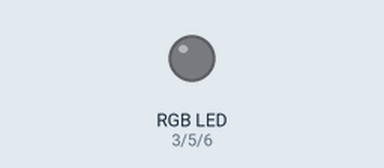
Recording of a sketch running on a simulated Arduino Uno, built with avr-gcc and run on an emulated ATmega328P. Parts: an RGB LED mixed from three pins (HIGH = lit). Dim RGB values are drawn brighter than linear.

Above: at 0.1 s.
At 15.31 s:
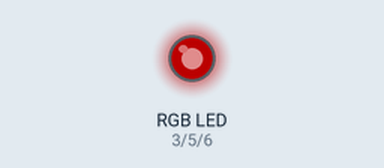
At 31.05 s:
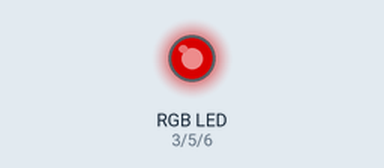
Timing chart, 0 to 40.0 s (numbered marks = the images above):
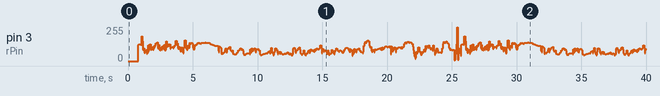

The sketch:

WilssenCandle.ino
```cpp
/*

 This code is in the public domain.

 */

#define ARRAY_SIZE 500  // size of the flicker array
#define SAMPLE_RATE 50  // ms delay for collecting and reproducing the flicker

const int rgain = 255;
const int rPin = 3;
const int gPin = 5;
const int bPin = 6;
int thisPin=0;
byte brightness;
int cp=0;
PROGMEM prog_uchar candleArray[] = {119,123,125,123,120,186,149,83,94,62,62,67,82,53,62,117,75,101,123,82,99,88,107,85,98,119,114,135,133,140,93,122,83,93,80,98,85,111,103,88,120,78,85,149,107,109,125,115,125,91,107,104,106,106,96,107,119,119,152,122,135,96,91,107,83,74,83,104,69,59,101,103,156,96,103,83,115,117,99,138,127,131,136,128,99,88,88,107,122,120,123,131,138,135,138,133,131,136,138,138,138,138,138,140,138,138,138,138,138,136,131,127,125,123,122,120,119,117,112,112,114,112,112,77,65,109,104,96,53,53,61,59,65,69,82,94,65,83,93,96,101,106,80,72,75,78,53,53,49,51,51,54,59,64,80,78,82,93,96,83,86,75,53,45,46,46,53,56,56,57,59,56,49,88,64,96,77,80,90,93,67,64,83,88,90,85,78,49,49,43,46,51,49,54,53,54,56,57,57,56,64,74,65,59,80,98,64,54,41,45,69,94,93,82,62,51,59,67,53,69,56,53,49,51,54,54,57,54,56,59,65,54,54,48,57,51,43,41,51,90,99,86,65,61,80,82,85,96,101,85,59,48,46,48,59,78,54,46,43,59,57,61,74,80,61,69,88,78,75,78,74,69,88,75,85,93,91,86,88,94,96,119,94,56,90,82,70,75,80,74,74,53,78,65,46,54,54,56,82,75,70,59,51,64,78,96,90,80,77,67,74,80,75,72,64,61,64,70,82,91,98,99,99,91,82,70,91,67,85,69,38,53,59,91,67,77,64,86,88,90,93,80,70,69,69,65,59,67,114,135,144,138,143,151,157,149,115,101,107,77,70,69,85,85,65,86,85,85,86,90,90,91,94,86,98,85,101,88,90,98,104,109,109,107,104,106,111,101,109,49,111,85,72,80,85,103,90,65,85,94,96,101,104,104,99,96,106,96,103,106,127,131,140,135,136,146,141,143,136,140,140,133,130,106,78,53,35,17,25,67,59,65,103,74,74,59,46,48,69,65,74,88,72,112,91,109,114,98,117,103,86,90,94,85,77,119,83,45,54,65,93,85,64,64,64,64,64,62,65,94,130,146,136,136,144,148,136,133,123,99,85,83,86,85,80,83,85,3,52,8,58,126,255,9,96,62,62,40,16,142};

void candle(){
  while(1){
  unsigned int _rbr = map(candleArray[cp], 0, 255, 2, rgain);

  analogWrite(rPin,_rbr);
  cp++;
  if( cp >= ( ARRAY_SIZE - 2 ) ) // if the end of the stored array has been reached
  {
   cp = 0;          // start again from the beginning
  }
  delay( SAMPLE_RATE );
  }
}

void fadeUp(int _m=255,int _s=10){
int _i=0;
  for(_i = 0 ; _i <= _m; _i+=1) {
    // sets the value (range from 0 to 255):
 setLed(_i);
    // wait to see the dimming effect
    delay(_s);
  }
 brightness=_i;
}

void fadeDown(int _m=0,int _s=10){
  int _i=brightness;
  for(int _i =  brightness ; _i >= _m; _i-=1) {
    // sets the value (range from 0 to 255):
 setLed(_i);
    // wait to see the dimming effect
    delay(_s);
  }
 brightness=_i;
}

void bl(int _i=10,int _s=50,int _t=50){ // fade blink
int _sUp=_s/_i;
int _sDown=_t/_i;
  fadeUp(_i,_sUp);
  fadeDown(0,_sDown);
}

void setup() {
  // initialize the serial communication:
  Serial.begin(115200);
  // set pins 2 through 13 as outputs:
  pinMode(rPin, OUTPUT);
  pinMode(gPin, OUTPUT);
  pinMode(bPin, OUTPUT);
  digitalWrite(rPin,LOW);
  digitalWrite(gPin,LOW);
  digitalWrite(bPin,LOW);
  thisPin=rPin;
  bl(20);
  delay(200);
  bl(40);
  delay(200);
  bl(60);
  delay(200);
  candle();
  }

void loop() {
  // iterate over the pins:

  //  testPWM();
  readSerial();

}

void readSerial(){
  if (Serial.available()) {
    // read the most recent byte (which will be from 0 to 255):
    int _ser = Serial.read();
    Serial.print("Set ");
    Serial.println(_ser,DEC);
    // set the brightness of the LED:
    bl(_ser,10000,1000);

  }
}

void setLed(byte _br){
  unsigned int _r=_br*255/255;
  unsigned int _g=_br*240UL/255UL;
  unsigned int _b=_br*255UL/255UL;
  analogWrite(rPin, _r);
  analogWrite(gPin, _g);
  analogWrite(bPin, _b);
}

void testPWM(){
  analogWrite(thisPin, 1);
  delay(500);

  analogWrite(thisPin, 2);
  delay(500);

  analogWrite(thisPin, 3);
  delay(500);

  analogWrite(thisPin, 4);
  delay(500);

  analogWrite(thisPin, 5);
  delay(500);

  analogWrite(thisPin, 6);
  delay(500);

  analogWrite(thisPin, 0);
  delay(1000);

}
```
